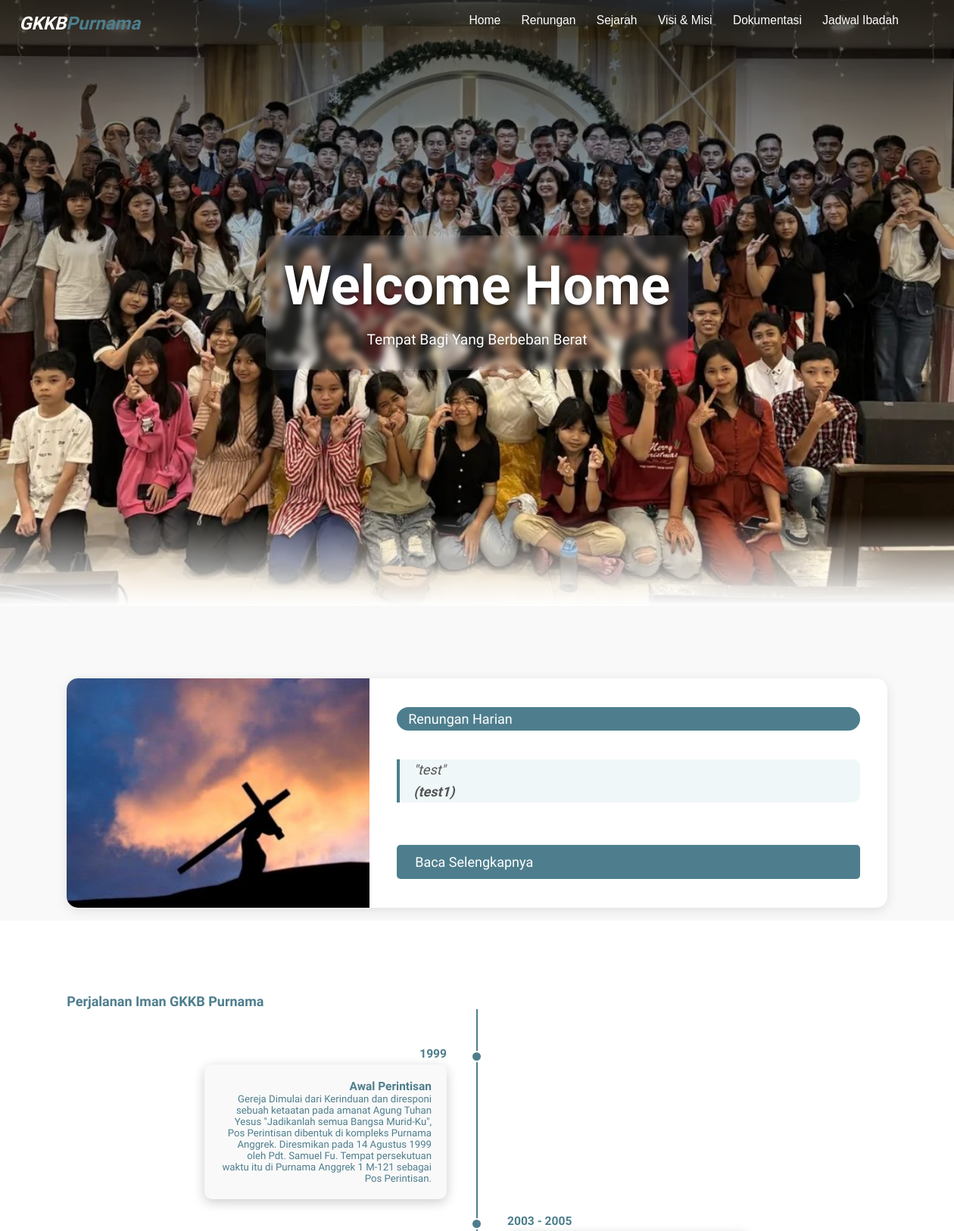
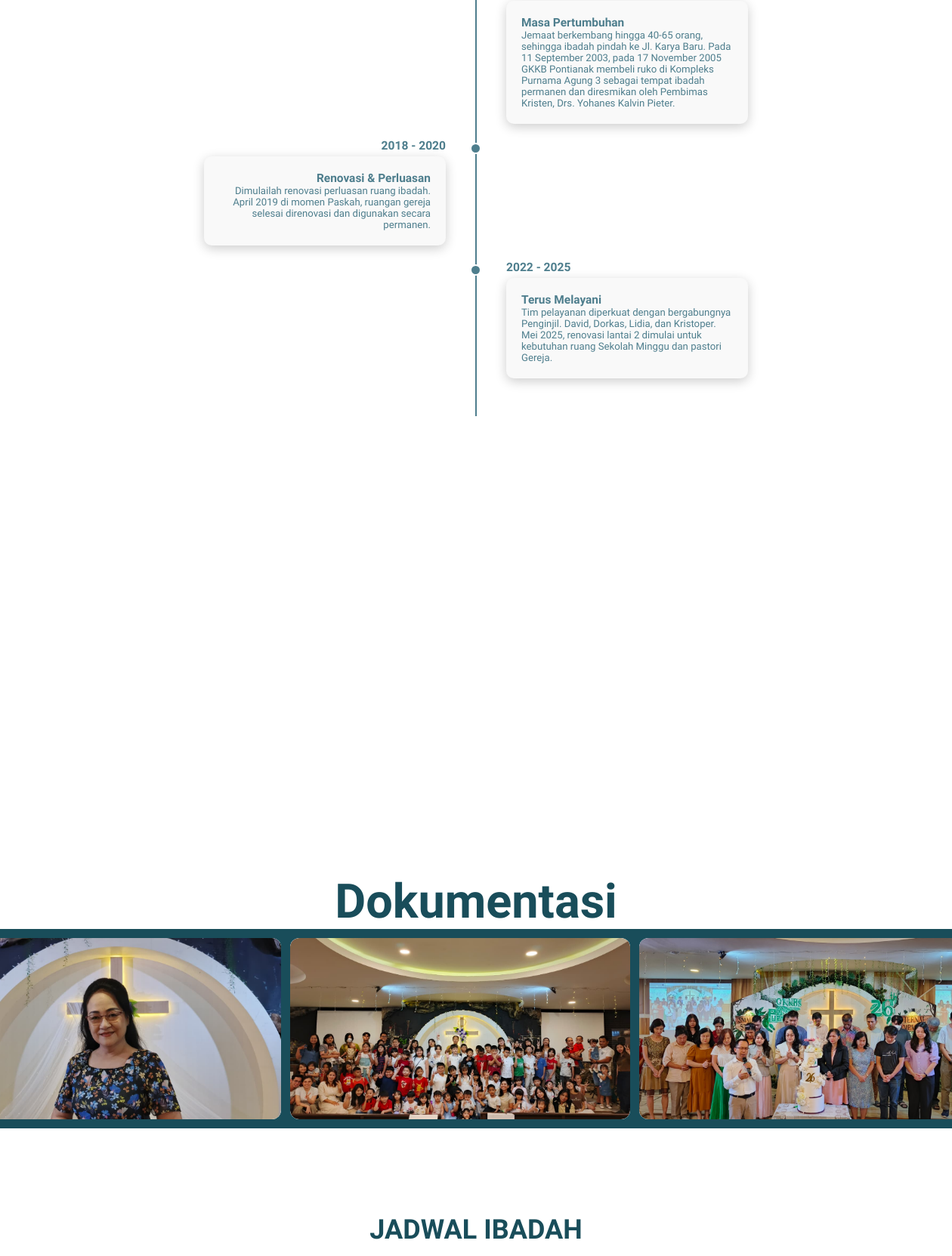
The page / (upper part) on the database its author committed (2 pictures, top to bottom).
### tables this page shows
CREATE TABLE `tb_renungan` (
  `id_renungan` int NOT NULL,
  `isi_ayat` text NOT NULL,
  `referensi_ayat` varchar(100) NOT NULL,
  `gambar_renungan` varchar(255) NOT NULL,
  `tanggal_publish` datetime DEFAULT CURRENT_TIMESTAMP,
  `id_user` int DEFAULT NULL,
  `link_sumber` varchar(255) DEFAULT NULL
);

CREATE TABLE `tb_dokumentasi` (
  `id_foto` int NOT NULL,
  `nama_file_gambar` varchar(255) NOT NULL,
  `id_user` int DEFAULT NULL
);

### index.php (the view, shortened to what this page needs)
<?php
include "header.php";
include "koneksi.php";
     $query_renungan = mysqli_query($conn, "SELECT * FROM tb_renungan ORDER BY tanggal_publish DESC LIMIT 1");
    $tb_renungan = mysqli_fetch_assoc($query_renungan);
  ?>
     <section class="hero" id="home">
        <main class="content">
            <h1> Welcome Home</h1>
            <p>Tempat Bagi Yang Berbeban Berat</p>
        </main>
    </section>
 <section id="renungan" class="Renungan">
    <div class="renungan-container">
        <?php if ($tb_renungan): ?>
        <div class="renungan-card">
            <div class="renungan-image">
                <img src="admin/img/<?php echo $tb_renungan['gambar_renungan']; ?>" alt="Renungan Hari Ini">
            </div>
            <div class="renungan-info">
                <span class="tag">Renungan Harian</span>
                <blockquote class="ayat">
                    "<?php echo $tb_renungan['isi_ayat']; ?>"
                    <br><strong>(<?php echo $tb_renungan['referensi_ayat']; ?>)</strong>
                </blockquote>
                <a href="<?php echo $tb_renungan['link_sumber']; ?>" target="_blank" class="btn-renungan">
                    <span>Baca Selengkapnya</span>
                </a>
            </div>
        </div>
        <?php endif; ?>
    </div>
</section>
    <section id="about" class="sejarah">
        <div class="container">
            <h2 class="section-title"> Perjalanan Iman GKKB Purnama</h2>
            <div class="timeline">
                <div class="timeline-item">
                    <div class="timeline-dot"></div>
                    <div class="timeline-date">1999</div>
                    <div class="timeline-content">
                        <h3> Awal Perintisan</h3>
                        <p> Gereja Dimulai dari Kerinduan dan diresponi sebuah ketaatan pada amanat Agung Tuhan Yesus
                            "Jadikanlah semua Bangsa Murid-Ku", Pos Perintisan dibentuk di kompleks Purnama Anggrek.
                            Diresmikan pada 14 Agustus 1999 oleh Pdt. Samuel Fu. Tempat persekutuan waktu itu di Purnama
                            Anggrek 1 M-121 sebagai Pos Perintisan.</p>
                    </div>
                </div>
                <div class="timeline-item">
                    <div class="timeline-dot"></div>
                    <div class="timeline-date"> 2003 - 2005</div>
                    <div class="timeline-content">
                        <h3> Masa Pertumbuhan</h3>
                        <p>Jemaat berkembang hingga 40-65 orang, sehingga ibadah pindah ke Jl. Karya Baru. Pada 11
                            September 2003,
                            pada 17 November 2005 GKKB Pontianak membeli ruko di Kompleks Purnama Agung 3 sebagai tempat
                            ibadah permanen dan diresmikan oleh Pembimas Kristen, Drs. Yohanes Kalvin Pieter.</p>
                    </div>
                </div>
                <div class="timeline-item">
                    <div class="timeline-dot"></div>
                    <div class="timeline-date">2018 - 2020</div>
                    <div class="timeline-content">
                        <h3> Renovasi & Perluasan</h3>
                        <p> Dimulailah renovasi perluasan ruang ibadah. April 2019 di momen Paskah, ruangan gereja
                            selesai direnovasi
                            dan digunakan secara permanen.</p>
                    </div>
                </div>
                <div class="timeline-item">
                    <div class="timeline-dot"></div>
                    <div class="timeline-date">2022 - 2025</div>
                    <div class="timeline-content">
                        <h3> Terus Melayani</h3>
                        <p>Tim pelayanan diperkuat dengan bergabungnya Penginjil. David, Dorkas, Lidia, dan Kristoper.
                            Mei 2025, renovasi lantai 2 dimulai untuk kebutuhan ruang Sekolah Minggu dan pastori Gereja.
                        </p>
                    </div>
                </div>
            </div>
        </div>
    </section>
    <section id="visimisi">
    </section>
<section id="dokumentasi">
    <h2>Dokumentasi</h2>
    <div class="documentation">
        <div class="doc-track">
            <?php
            $sql = "SELECT nama_file_gambar FROM tb_dokumentasi ORDER BY id_foto DESC";
            $result = mysqli_query($conn, $sql);
            if ($result && $result->num_rows > 0) {
                while ($row = $result->fetch_assoc()) {
                    echo '<div class="images">';
                    echo '<img src="admin/img/' . htmlspecialchars($row['nama_file_gambar']) . '" alt="Dokumentasi GKKB" />';
                    echo '</div>';
                }
            } else {
                echo '<p style="text-align:center; padding:20px; color:#fff">Belum ada dokumentasi.</p>';
            }
            ?>
        </div>
    </div>
</section>
<section id="jadwal">
    <h2 class="titlejadwal">JADWAL IBADAH</h2>
</section>
<?php
include "footer.php";
?>

### rows shown on the page
tb_renungan: gambar_renungan (picture), isi_ayat "test", referensi_ayat "test1"
tb_dokumentasi: nama_file_gambar (picture)
tb_dokumentasi: nama_file_gambar (picture)
tb_dokumentasi: nama_file_gambar (picture)
